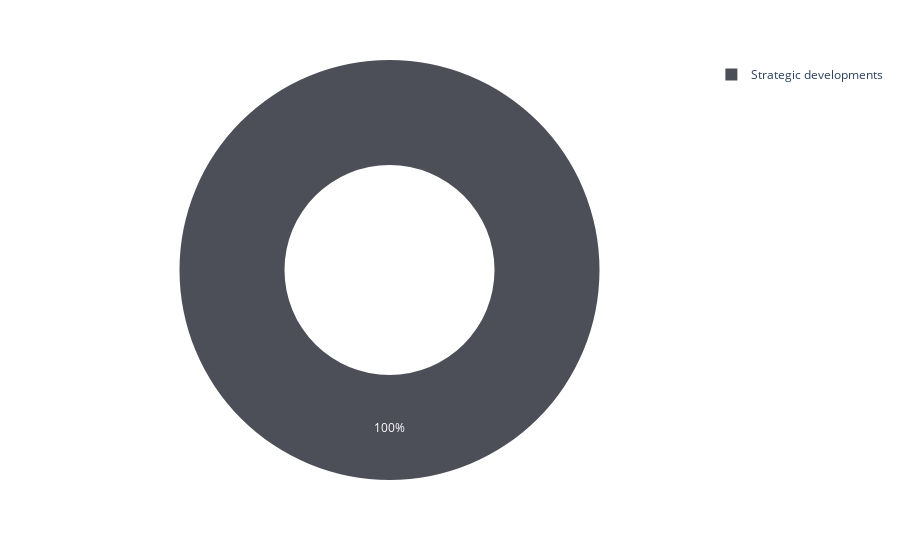

Notebook cell for this chart:
### Code cell
fig = px.pie(ck, values="Count", names="Event_type",
             color_discrete_sequence=px.colors.sequential.ice,
             opacity=0.7, hole=0.5)
fig.show()

### Figure 1 — Plotly figure (JSON) as saved in the notebook; plotly's stock layout.template omitted (floating-point values rounded to 4 significant figures)
{"data": [{"domain": {"x": [0, 1], "y": [0, 1]}, "hole": 0.5, "hovertemplate": "Event_type=%{label}<br>Count=%{value}<extra></extra>", "labels": ["Strategic developments"], "legendgroup": "", "name": "", "opacity": 0.7, "showlegend": true, "type": "pie", "values": [98022]}], "layout": {"legend": {"tracegroupgap": 0}, "margin": {"t": 60}, "piecolorway": ["rgb(3, 5, 18)", "rgb(25, 25, 51)", "rgb(44, 42, 87)", "rgb(58, 60, 125)", "rgb(62, 83, 160)", "rgb(62, 109, 178)", "rgb(72, 134, 187)", "rgb(89, 159, 196)", "rgb(114, 184, 205)", "rgb(149, 207, 216)", "rgb(192, 229, 232)", "rgb(234, 252, 253)"]}}
